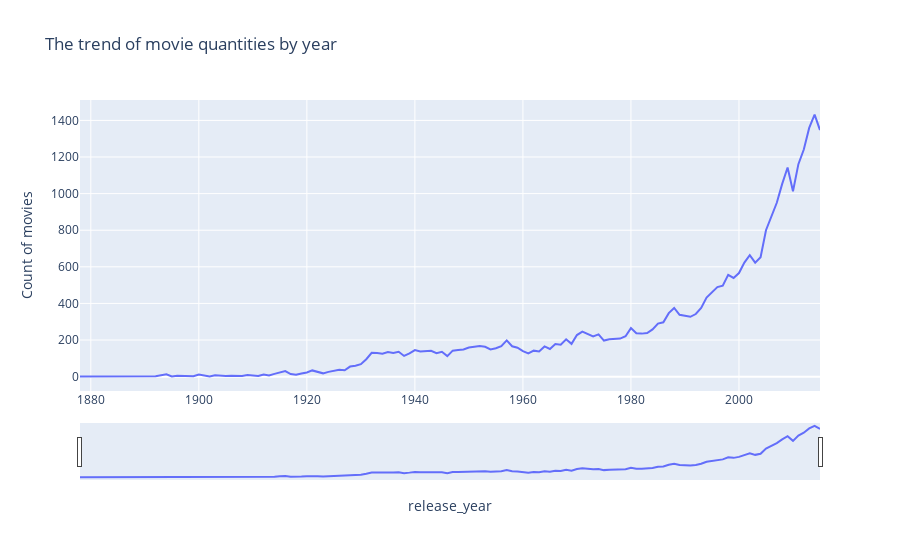

The cell this chart's notebook holds for it:
### Code cell
import plotly.express as px
year.columns = ['release_year','Count of movies']

fig = px.line(year[year['release_year']<= 2015], x='release_year', y='Count of movies', title='The trend of movie quantities by year')

fig.update_xaxes(rangeslider_visible=True)
fig.show()

### Figure 1 — Plotly figure (JSON) as saved in the notebook; plotly's stock layout.template omitted (floating-point values rounded to 4 significant figures)
{"data": [{"hovertemplate": "release_year=%{x}<br>Count of movies=%{y}<extra></extra>", "legendgroup": "", "line": {"color": "#636efa", "dash": "solid"}, "marker": {"symbol": "circle"}, "mode": "lines", "name": "", "orientation": "v", "showlegend": false, "type": "scatter", "x": [1878, 1883, 1890, 1891, 1892, 1894, 1895, 1896, 1897, 1898, 1899, 1900, 1901, 1902, 1903, 1904, 1905, 1906, 1907, 1908, 1909, 1910, 1911, 1912, 1913, 1914, 1915, 1916, 1917, 1918, 1919, 1920, 1921, 1922, 1923, 1924, 1925, 1926, 1927, 1928, 1929, 1930, 1931, 1932, 1933, 1934, 1935, 1936, 1937, 1938, 1939, 1940, 1941, 1942, 1943, 1944, 1945, 1946, 1947, 1948, 1949, 1950, 1951, 1952, 1953, 1954, 1955, 1956, 1957, 1958, 1959, 1960, 1961, 1962, 1963, 1964, 1965, 1966, 1967, 1968, 1969, 1970, 1971, 1972, 1973, 1974, 1975, 1976, 1977, 1978, 1979, 1980, 1981, 1982, 1983, 1984, 1985, 1986, 1987, 1988, 1989, 1990, 1991, 1992, 1993, 1994, 1995, 1996, 1997, 1998, 1999, 2000, 2001, 2002, 2003, 2004, 2005, 2006, 2007, 2008, 2009, 2010, 2011, 2012, 2013, 2014, 2015], "xaxis": "x", "y": [1, 1, 2, 1, 2, 13, 1, 5, 3, 5, 2, 12, 7, 1, 7, 4, 3, 5, 3, 3, 9, 5, 4, 12, 6, 15, 24, 30, 14, 10, 17, 23, 34, 26, 18, 26, 30, 37, 35, 55, 59, 68, 95, 130, 129, 125, 134, 129, 136, 113, 127, 145, 137, 137, 141, 128, 136, 112, 142, 146, 148, 159, 162, 168, 163, 149, 155, 167, 198, 166, 158, 139, 127, 142, 138, 165, 151, 178, 174, 204, 179, 227, 246, 235, 220, 231, 197, 204, 208, 208, 221, 265, 237, 235, 238, 258, 290, 297, 347, 375, 338, 331, 327, 342, 375, 432, 458, 489, 497, 556, 539, 566, 623, 664, 623, 652, 800, 878, 950, 1053, 1143, 1013, 1161, 1241, 1359, 1432, 1347], "yaxis": "y"}], "layout": {"legend": {"tracegroupgap": 0}, "title": {"text": "The trend of movie quantities by year"}, "xaxis": {"anchor": "y", "domain": [0, 1], "rangeslider": {"visible": true}, "title": {"text": "release_year"}}, "yaxis": {"anchor": "x", "domain": [0, 1], "title": {"text": "Count of movies"}}}}
